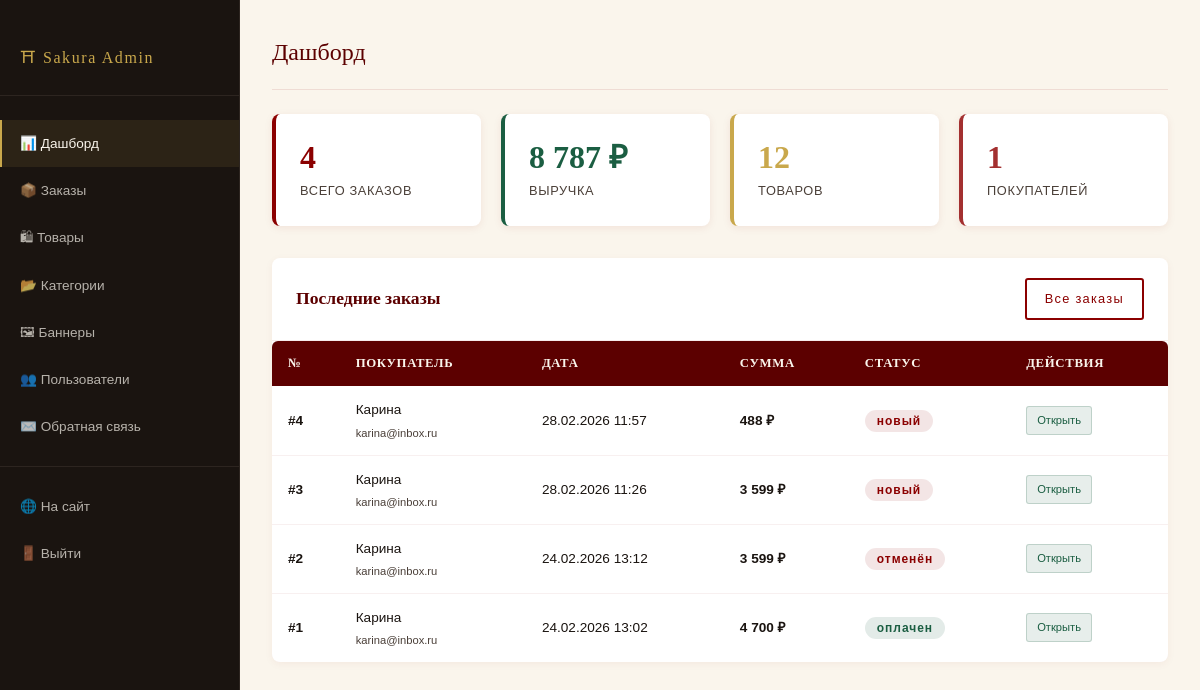
/admin/index.php (signed in), run on the app's committed database.
### tables this page shows
CREATE TABLE `orders` (
  `id` int(10) UNSIGNED NOT NULL,
  `user_id` int(10) UNSIGNED NOT NULL,
  `order_date` datetime NOT NULL DEFAULT current_timestamp(),
  `status` enum('новый','оплачен','отправлен','доставлен','отменён') NOT NULL DEFAULT 'новый',
  `total_amount` decimal(10,2) NOT NULL,
  `delivery_address` text NOT NULL,
  `delivery_method` varchar(100) NOT NULL,
  `payment_method` varchar(100) NOT NULL
);

CREATE TABLE `users` (
  `id` int(10) UNSIGNED NOT NULL,
  `email` varchar(255) NOT NULL,
  `phone` varchar(20) DEFAULT NULL,
  `password_hash` varchar(255) NOT NULL,
  `full_name` varchar(255) NOT NULL,
  `role` enum('client','admin') NOT NULL DEFAULT 'client',
  `created_at` datetime NOT NULL DEFAULT current_timestamp()
);

### admin/index.php (the view, shortened to what this page needs)
<?php
$db = getDB();
$stats = [
    'users'    => $db->query("SELECT COUNT(*) FROM users WHERE role='client'")->fetchColumn(),
    'orders'   => $db->query("SELECT COUNT(*) FROM orders")->fetchColumn(),
    'products' => $db->query("SELECT COUNT(*) FROM products")->fetchColumn(),
    'revenue'  => $db->query("SELECT COALESCE(SUM(total_amount),0) FROM orders WHERE status != 'отменён'")->fetchColumn(),
];
$recentOrders = $db->query("
    SELECT o.*, u.full_name, u.email
    FROM orders o JOIN users u ON u.id = o.user_id
    ORDER BY o.order_date DESC LIMIT 8
")->fetchAll();
$statusLabels = [
    'новый'     => 'status-new',
    'оплачен'   => 'status-paid',
    'отправлен' => 'status-sent',
    'доставлен' => 'status-done',
    'отменён'   => 'status-cancel',
];
include 'admin_header.php';
?>
<div class="admin-layout">
  <aside class="admin-sidebar">
    <div class="admin-logo">⛩ Sakura Admin</div>
    <nav class="admin-nav">
      <a href="index.php" class="admin-nav-item active">📊 Дашборд</a>
      <a href="orders.php" class="admin-nav-item">📦 Заказы</a>
      <a href="products.php" class="admin-nav-item">🛍 Товары</a>
      <a href="categories.php" class="admin-nav-item">📂 Категории</a>
      <a href="banners.php" class="admin-nav-item">🖼 Баннеры</a>
      <a href="users.php" class="admin-nav-item">👥 Пользователи</a>
      <a href="feedback.php" class="admin-nav-item">✉️ Обратная связь</a>
      <div class="admin-nav-divider"></div>
      <a href="<?= BASE_URL ?>index.php" class="admin-nav-item">🌐 На сайт</a>
      <a href="<?= BASE_URL ?>logout.php" class="admin-nav-item">🚪 Выйти</a>
    </nav>
  </aside>
  <main class="admin-main">
    <div class="admin-page-title">Дашборд</div>
    <div class="admin-stats-grid">
      <div class="stat-card">
        <div class="stat-value"><?= number_format($stats['orders']) ?></div>
        <div class="stat-label">Всего заказов</div>
      </div>
      <div class="stat-card stat-card-emerald">
        <div class="stat-value"><?= number_format($stats['revenue'], 0, ',', ' ') ?> ₽</div>
        <div class="stat-label">Выручка</div>
      </div>
      <div class="stat-card stat-card-gold">
        <div class="stat-value"><?= number_format($stats['products']) ?></div>
        <div class="stat-label">Товаров</div>
      </div>
      <div class="stat-card stat-card-bordeaux">
        <div class="stat-value"><?= number_format($stats['users']) ?></div>
        <div class="stat-label">Покупателей</div>
      </div>
    </div>
    <div class="admin-card">
      <div class="admin-card-header">
        <h2 class="admin-card-title">Последние заказы</h2>
        <a href="orders.php" class="btn btn-secondary btn-sm">Все заказы</a>
      </div>
      <div class="admin-table-responsive">
        <table class="admin-table">
          <thead>
            <tr>
              <th>№</th>
              <th>Покупатель</th>
              <th>Дата</th>
              <th>Сумма</th>
              <th>Статус</th>
              <th>Действия</th>
            </tr>
          </thead>
          <tbody>
            <?php foreach ($recentOrders as $order): ?>
            <tr>
              <td><strong>#<?= $order['id'] ?></strong></td>
              <td>
                <div><?= htmlspecialchars($order['full_name']) ?></div>
                <div class="admin-text-small"><?= htmlspecialchars($order['email']) ?></div>
              </td>
              <td><?= date('d.m.Y H:i', strtotime($order['order_date'])) ?></td>
              <td><strong><?= number_format($order['total_amount'], 0, ',', ' ') ?> ₽</strong></td>
              <td><span class="order-status <?= $statusLabels[$order['status']] ?? 'status-new' ?>"><?= $order['status'] ?></span></td>
              <td>
                <a href="orders.php?view=<?= $order['id'] ?>" class="admin-btn-action admin-btn-edit">Открыть</a>
              </td>
            </tr>
            <?php endforeach; ?>
          </tbody>
        </table>
      </div>
    </div>
  </main>
</div>
<?php include 'admin_footer.php'; ?>

### css/admin.css (style rules this page uses)
.admin-layout { display: flex; min-height: 100vh; position: relative; }
.admin-sidebar { width: 240px; background: var(--charcoal); color: var(--ivory); transition: transform 0.3s ease; flex-shrink: 0; height: 100vh; position: sticky; top: 0; overflow-y: auto; z-index: 100; }
.admin-logo { padding: 24px 20px; font-family: var(--font-serif); color: var(--gold); font-size: 1rem; letter-spacing: 0.1em; border-bottom: 1px solid var(--charcoal-mid); white-space: nowrap; }
.admin-nav { padding: 16px 0; }
.admin-nav-item { display: flex; align-items: center; gap: 12px; padding: 12px 20px; color: rgba(250,245,236,0.7); font-size: 0.85rem; transition: all 0.2s ease; white-space: nowrap; text-decoration: none; }
.admin-nav-item:hover, .admin-nav-item.active { color: var(--ivory); background: rgba(201,168,76,0.1); border-left: 2px solid var(--gold); padding-left: 18px; }
.admin-nav-divider { height: 1px; background: var(--charcoal-mid); margin: 16px 0; }
.admin-main { flex: 1; padding: 32px; background: var(--ivory); overflow-x: hidden; max-width: calc(100% - 240px); }
.admin-page-title { font-family: var(--font-serif); font-size: 1.5rem; color: var(--crimson-deep); margin-bottom: 24px; padding-bottom: 16px; border-bottom: 1px solid rgba(139,0,0,0.1); }
.admin-stats-grid { display: grid; grid-template-columns: repeat(4, 1fr); gap: 20px; margin-bottom: 32px; }
.stat-card { background: var(--white); border-radius: 8px; padding: 24px; border-left: 4px solid var(--crimson); box-shadow: 0 2px 8px rgba(139,0,0,0.08); }
.stat-card-emerald { border-left-color: var(--emerald); }
.stat-card-gold { border-left-color: var(--gold); }
.stat-card-bordeaux { border-left-color: var(--bordeaux-mid); }
.stat-value { font-family: var(--font-serif); font-size: 2rem; color: var(--crimson); font-weight: 700; line-height: 1.2; word-break: break-word; }
.stat-card-emerald .stat-value { color: var(--emerald); }
.stat-card-gold .stat-value { color: var(--gold); }
.stat-card-bordeaux .stat-value { color: var(--bordeaux-mid); }
.stat-label { font-size: 0.8rem; color: var(--charcoal-light); margin-top: 4px; letter-spacing: 0.05em; text-transform: uppercase; }
.admin-card { background: var(--white); border-radius: 8px; box-shadow: 0 2px 8px rgba(139,0,0,0.05); overflow: hidden; margin-bottom: 24px; }
.admin-card-header { display: flex; justify-content: space-between; align-items: center; padding: 20px 24px; border-bottom: 1px solid rgba(139,0,0,0.08); flex-wrap: wrap; gap: 12px; }
.admin-card-title { font-family: var(--font-serif); color: var(--crimson-deep); font-size: 1.1rem; margin: 0; }
.admin-table-responsive { overflow-x: auto; -webkit-overflow-scrolling: touch; margin: 0; }
.admin-table { width: 100%; border-collapse: collapse; min-width: 600px; }
.admin-table th { background: var(--crimson-deep); color: var(--ivory); padding: 12px 16px; text-align: left; font-family: var(--font-serif); font-size: 0.8rem; letter-spacing: 0.05em; white-space: nowrap; }
.admin-table td { padding: 12px 16px; border-bottom: 1px solid rgba(139,0,0,0.06); font-size: 0.85rem; }
.admin-table tr:last-child td { border-bottom: none; }
.admin-text-small { font-size: 0.7rem; color: var(--charcoal-light); margin-top: 2px; }
.admin-btn-action { display: inline-block; padding: 4px 10px; font-size: 0.7rem; border-radius: 3px; transition: all 0.2s ease; text-decoration: none; border: 1px solid transparent; white-space: nowrap; }
.admin-btn-edit { background: rgba(27,94,66,0.1); color: var(--emerald); border-color: rgba(27,94,66,0.2); }
.status-new { background: rgba(139,0,0,0.1); color: var(--crimson); }

### admin/admin_header.php (style rules this page uses)
body { background: var(--ivory); margin: 0; padding: 0; overflow-x: hidden; }
* { box-sizing: border-box; }

### data on the page
orders: id "4", user.full_name "Карина", user.email "karina@inbox.ru", order_date "28.02.2026 11:57", total_amount "488", status "новый"
orders: id "3", user.full_name "Карина", user.email "karina@inbox.ru", order_date "28.02.2026 11:26", total_amount "3 599", status "новый"
orders: id "2", user.full_name "Карина", user.email "karina@inbox.ru", order_date "24.02.2026 13:12", total_amount "3 599", status "отменён"
orders: id "1", user.full_name "Карина", user.email "karina@inbox.ru", order_date "24.02.2026 13:02", total_amount "4 700", status "оплачен"

### other printed values
$stats['orders'] "4"
$stats['revenue'] "8 787"
$stats['products'] "12"
$stats['users'] "1"
